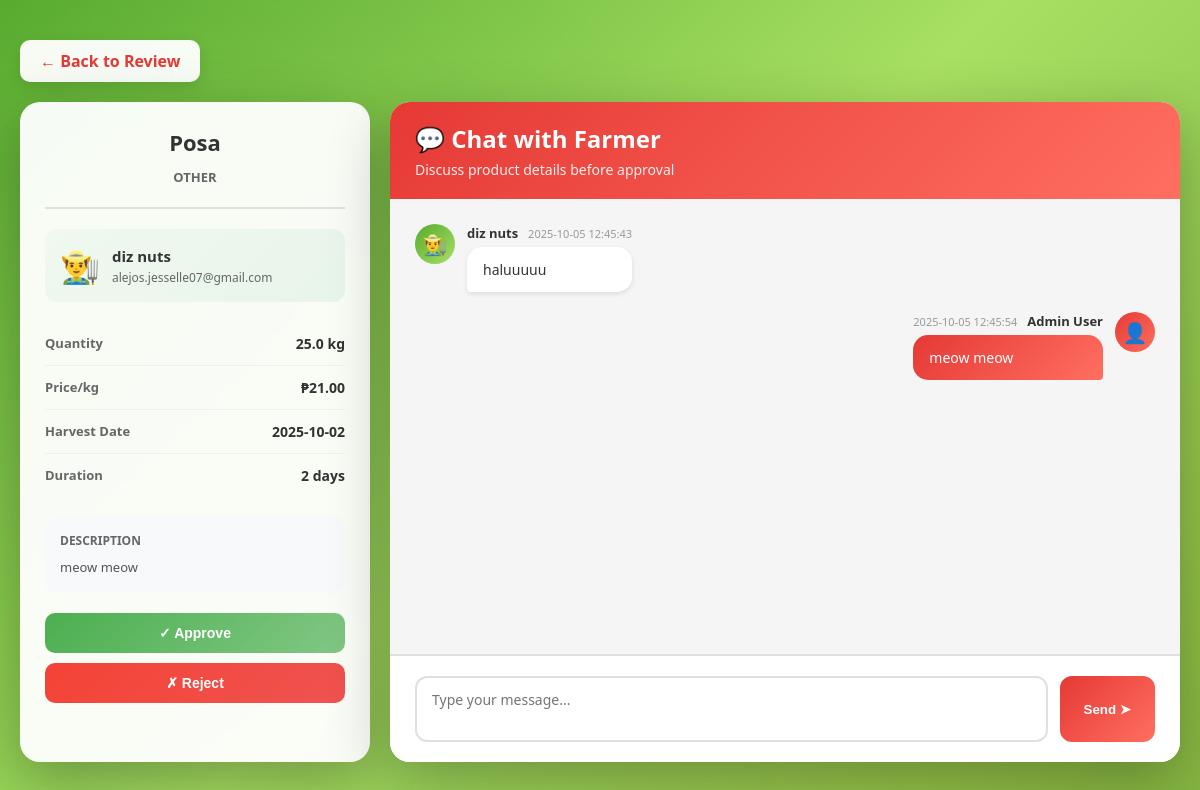
Screenshot of /admin/chat/6 (signed in) with the database file from the repository.
### server.py (models this page shows)
class Product(db.Model):
    id = db.Column(db.Integer, primary_key=True)
    farmer_email = db.Column(db.String(120), nullable=False)
    farmer_name = db.Column(db.String(120), nullable=False)
    product_name = db.Column(db.String(200), nullable=False)
    category = db.Column(db.String(50), nullable=False)
    description = db.Column(db.Text, nullable=False)
    quantity = db.Column(db.Float, nullable=False)
    unit = db.Column(db.String(20), nullable=False)
    price = db.Column(db.Float, nullable=False)
    harvest_date = db.Column(db.String(20), nullable=False)
    duration = db.Column(db.Integer, nullable=False)
    status = db.Column(db.String(20), nullable=False, default='Pending')
    image_filename = db.Column(db.String(300), nullable=True)
    created_at = db.Column(db.DateTime, default=datetime.utcnow)

class ChatMessage(db.Model):
    id = db.Column(db.Integer, primary_key=True)
    product_id = db.Column(db.Integer, nullable=False)
    sender_email = db.Column(db.String(120), nullable=False)
    sender_name = db.Column(db.String(120), nullable=False)
    sender_role = db.Column(db.String(20), nullable=False)
    message = db.Column(db.Text, nullable=False)
    timestamp = db.Column(db.DateTime, default=datetime.utcnow)
    read_by_farmer = db.Column(db.Boolean, default=False)
    read_by_admin = db.Column(db.Boolean, default=False)

### server.py (the view, shortened to what this page needs)
@app.route("/admin/chat/<int:product_id>", methods=["GET", "POST"])
def admin_chat(product_id):
    if "user" not in session or session["role"] != "admin":
        flash("Access denied.", "error")
        return redirect(url_for("dashboard"))
    product = Product.query.filter_by(id=product_id, status='Pending').first()
    if not product:
        flash("Product not found.", "error")
        return redirect(url_for("admin_review"))
    ChatMessage.query.filter_by(
        product_id=product_id,
        sender_role='farmer',
        read_by_admin=False
    ).update({'read_by_admin': True})
    db.session.commit()
    messages = ChatMessage.query.filter_by(product_id=product_id).order_by(ChatMessage.timestamp).all()
    return render_template("admin_chat.html", product=product, messages=messages)

### templates/admin_chat.html (shortened to what this page needs)
<!DOCTYPE html>
<html lang="en">
<head>
</head>
<body>
    <div class="container">
        <a href="{{ url_for('admin_review') }}" class="back-button">
            &larr; Back to Review
        </a>
        <div class="chat-layout">
            <div class="product-sidebar">
                <div class="product-header">
                    <h2>{{ product.product_name }}</h2>
                    <span class="category">{{ product.category }}</span>
                </div>
                <div class="farmer-info">
                    <span class="icon">&#x1F468;&#x200D;&#x1F33E;</span>
                    <div class="details">
                        <div class="name">{{ product.farmer_name }}</div>
                        <div class="email">{{ product.farmer_email }}</div>
                    </div>
                </div>
                <div class="product-details">
                    <div class="detail-item">
                        <span class="detail-label">Quantity</span>
                        <span class="detail-value">{{ product.quantity }} {{ product.unit }}</span>
                    </div>
                    <div class="detail-item">
                        <span class="detail-label">Price/kg</span>
                        <span class="detail-value">&#x20B1;{{ "%.2f"|format(product.price) }}</span>
                    </div>
                    <div class="detail-item">
                        <span class="detail-label">Harvest Date</span>
                        <span class="detail-value">{{ product.harvest_date }}</span>
                    </div>
                    <div class="detail-item">
                        <span class="detail-label">Duration</span>
                        <span class="detail-value">{{ product.duration }} days</span>
                    </div>
                </div>
                <div class="product-description">
                    <span class="description-label">Description</span>
                    <div class="description-text">{{ product.description }}</div>
                </div>
                <div class="action-buttons">
                    <form method="POST" action="{{ url_for('admin_approve', product_id=product.id) }}">
                        <button type="submit" class="btn btn-approve">&#x2713; Approve</button>
                    </form>
                    <form method="POST" action="{{ url_for('admin_reject', product_id=product.id) }}">
                        <button type="submit" class="btn btn-reject">&#x2717; Reject</button>
                    </form>
                </div>
            </div>
            <div class="chat-box">
                <div class="chat-header">
                    <h1>&#x1F4AC; Chat with Farmer</h1>
                    <p>Discuss product details before approval</p>
                </div>
                <div class="messages-container" id="messagesContainer">
                    {% if messages|length == 0 %}
                        <div class="empty-chat">
                            <div class="icon">&#x1F4AC;</div>
                            <p>No messages yet. Start the conversation!</p>
                        </div>
                    {% else %}
                        {% for msg in messages %}
                            <div class="message {{ msg.sender_role }}-message">
                                <div class="message-avatar">
                                    {% if msg.sender_role == 'farmer' %}
                                        &#x1F468;&#x200D;&#x1F33E;
                                    {% else %}
                                        &#x1F464;
                                    {% endif %}
                                </div>
                                <div class="message-content">
                                    <div class="message-header">
                                        <span class="message-sender">{{ msg.sender_name }}</span>
                                        <span class="message-time">{{ msg.timestamp.strftime("%Y-%m-%d %H:%M:%S") }}</span>
                                    </div>
                                    <div class="message-bubble">{{ msg.message }}</div>
                                </div>
                            </div>
                        {% endfor %}
                    {% endif %}
                </div>
                <div class="message-input-area">
                    <form method="POST" class="input-form">
                        <textarea name="message" placeholder="Type your message..." required></textarea>
                        <button type="submit" class="send-button">Send &#x27A4;</button>
                    </form>
                </div>
            </div>
        </div>
    </div>
</body>
</html>

### rows the page displays
Product: product_name "Posa", category "OTHER", farmer_name "diz nuts", farmer_email "alejos.jesselle07@gmail.com", quantity "25.0", unit "kg", price "21.00", harvest_date "2025-10-02", duration "2", description "meow meow"
ChatMessage: sender_name "diz nuts", timestamp "2025-10-05 12:45:43", message "haluuuuu"
ChatMessage: sender_name "Admin User", timestamp "2025-10-05 12:45:54", message "meow meow"
